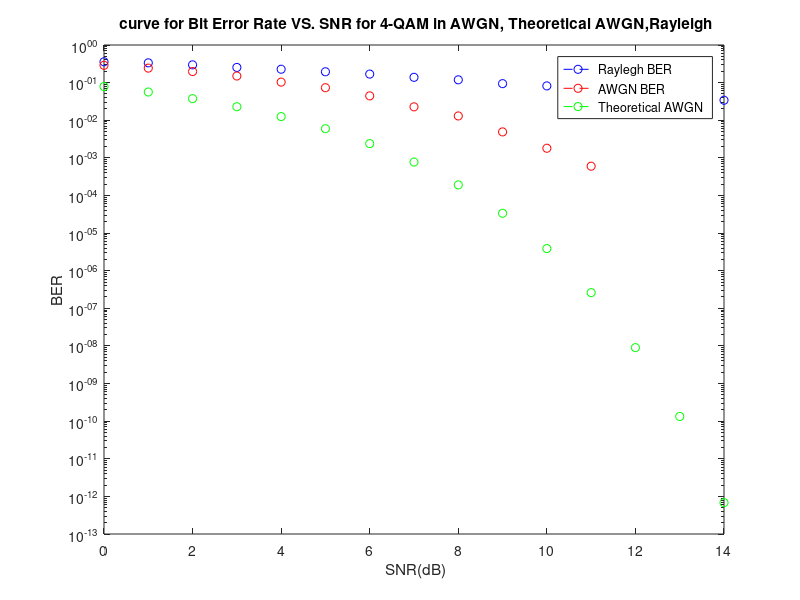

Source code (MATLAB):
clc;
N = 10000;
index=0;
jindex =0;
SNR_dB =0:1:14;
 Qam_Real = [-1,1,-1,1];
    Qam_Img = [1,1,-1,-1];
    QAM = (Qam_Real + j*Qam_Img);
    avgQ = sum((abs(QAM)).^2)/length(QAM);
    QAMN = QAM/sqrt(avgQ);
    b=randi([0,3],1,N);
    a = QAMN(b+1);
    symbol_Conste = QAMN;
    
    
for SNR_db = 0: 1: 14
        
SNR_lin = 10 ^ (SNR_db/10);
var_n = 1/SNR_lin;
h = sqrt(1/2) * (randn(size(a)) + j * randn(size(a)));
n = sqrt(var_n/2) * (randn(size(a)) + j * randn(size(a)));
% Receiver
r =  h .* a + n ;
r1 = a + n ;
u= r .* (exp(-j * angle(h)));
%a_hat(length(r)) = 0;


for i = 1: length(r)
  a_hat(i)=0;
  a_hat1(i)=0;
  b_hat(i)=0;
  b_hat1(i)=0;
  end;
b_err = 0;
b_err1 = 0;
for i = 1: length(r)
    for k = 1: length(QAMN)
        d(k)= abs(u(i)-abs(h(i))*QAMN(k)).^2;
        d1(k)= abs(r1(i)-QAMN(k)).^2;
    end;
    [m,k] = min(d);
    [z,l] = min(d1);
     a_hat(i) = QAMN(k);
     a_hat1(i) = QAMN(l);
     b_hat(i) = k -1;
     b_hat1(i)=l-1;
     
    dif1 =  abs(b(i) - b_hat1(i));
    dif =  abs(b(i) - b_hat(i));
     if(dif > 0)
          b_err = b_err + 1;
     end;
     if(dif1 > 0)
     b_err1 = b_err1 + 1;
     end;
end

index = index + 1;
ber(index) = b_err / length(b);
figure (1);
semilogy(SNR_db, ber(index), 'b--o');
hold on;
jindex = jindex + 1;
ber1(jindex) = b_err1/length(b);
figure(1);
semilogy(SNR_db, ber1(jindex), 'r--o');
hold on;
figure(1);
theoryBerAWGN = 0.5*erfc(sqrt(10.^(SNR_db/10)));
semilogy(SNR_db,theoryBerAWGN,'g--o');
hold on;
title(' curve for Bit Error Rate VS. SNR for 4-QAM in AWGN, Theoretical AWGN,Rayleigh');
xlabel(' SNR(dB)');
ylabel('BER');
legend('Raylegh BER','AWGN BER', 'Theoretical AWGN ');


%title(' curve for Bit Error Rate VS. SNR for 4-QAM in AWGN channel');
%xlabel(' SNR(dB)');
%ylabel('BER');
%hold on;
end
